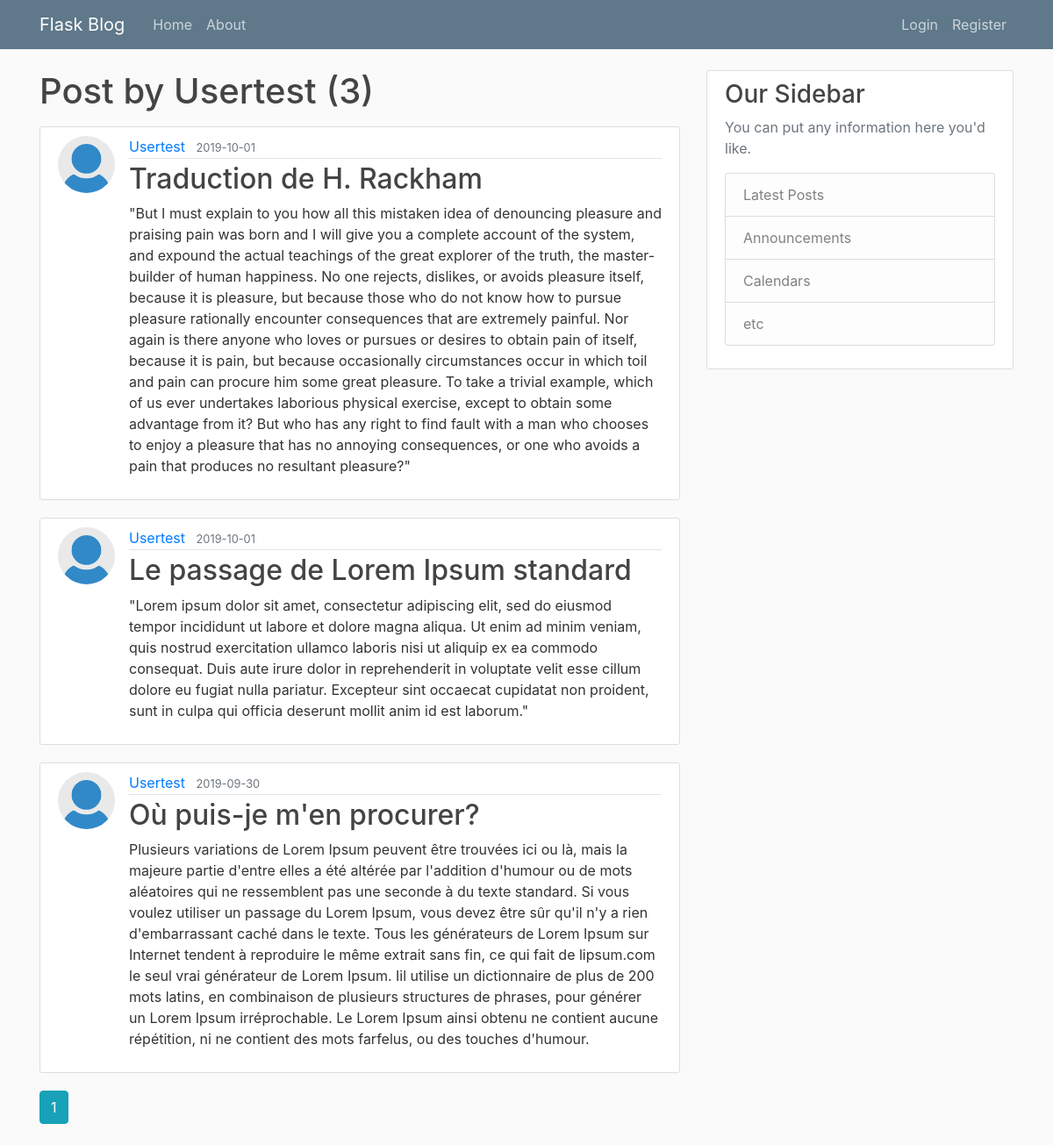
/user/Usertest, run on the app's committed database.
### flaskblog/models.py (models this page shows, shortened)
class User(db.Model, UserMixin):
  id = db.Column(db.Integer, primary_key=True)
  username = db.Column(db.String(20), unique=True, nullable=False)
  email = db.Column(db.String(120), unique=True, nullable=False)
  image_file = db.Column(db.String(20), nullable=False, default='default.jpg')
  password = db.Column(db.String(60), nullable=False)
  posts = db.relationship('Post', backref='author', lazy=True)

class Post(db.Model):
  id = db.Column(db.Integer, primary_key=True)
  title = db.Column(db.String(100), nullable=False)
  date_posted = db.Column(db.DateTime, nullable=False, default=datetime.utcnow)
  content = db.Column(db.String(255), nullable=False)
  user_id = db.Column(db.Integer, db.ForeignKey('user.id'), nullable=False)

### flaskblog/users/routes.py (the view)
@users.route('/user/<string:username>')
def user_posts(username):
    page = request.args.get('page', 1, type=int)
    user = User.query.filter_by(username=username).first_or_404()
    posts = Post.query.filter_by(author=user)\
            .order_by(Post.date_posted.desc())\
            .paginate(page=page, per_page=5)
    return render_template('posts/user_posts.html', title='User Post',posts=posts, user=user)

### flaskblog/templates/posts/user_posts.html
{% extends 'layouts/master.html' %}
{% block content %}
  <h1 class="mb-3">Post by {{ user.username }} ({{ posts.total }}) </h1>
  {% for post in posts.items %}
     <article class="media content-section">
      <img class="rounded-circle article-img" src="{{ url_for('static', filename = 'profile_pics/' + post.author.image_file) }}" alt="">
      <div class="media-body">
        <div class="article-metadata">
          <a class="mr-2" href="{{ url_for('users.user_posts', username=post.author.username) }}">{{ post.author.username }}</a>
          <small class="text-muted">{{ post.date_posted.strftime('%Y-%m-%d') }}</small>
        </div>
        <h2><a class="article-title" href="{{ url_for('posts.show_post', post_id=post.id) }}">{{ post.title }}</a></h2>
        <p class="article-content">{{ post.content }}</p>
      </div>
    </article>
  {% endfor %}
  {% for page_num in posts.iter_pages(left_edge=1, right_edge=2, left_current=1, right_current=2) %}
    {% if page_num %}
      {% if posts.pages == page_num %}
        <a class="btn btn-info mb-4" href="{{ url_for('users.user_posts', username=user.username, page=page_num) }}">{{ page_num }}</a>
       {% else %}
        <a class="btn btn-outline-info mb-4" href="{{ url_for('users.user_posts', username=user.username, page=page_num) }}">{{ page_num }}</a>
      {% endif %}
    {% else %}
      ...
    {% endif %}
  {% endfor %}
{% endblock %}

### flaskblog/static/css/main.css (style rules this page uses)
body { background: #fafafa; color: #333333; margin-top: 5rem; }
h1, h2, h3, h4, h5, h6 { color: #444444; }
.content-section { background: #ffffff; padding: 10px 20px; border: 1px solid #dddddd; border-radius: 3px; margin-bottom: 20px; }
.article-title { color: #444444; }
.article-content { white-space: pre-line; }
.article-img { height: 65px; width: 65px; margin-right: 16px; }
.article-metadata { padding-bottom: 1px; margin-bottom: 4px; border-bottom: 1px solid #e3e3e3 }

### data on the page
User: username "Usertest"
Post: image_file (placeholder picture), author.username "Usertest", date_posted "2019-10-01", title "Traduction de H. Rackham", content "\"But I must explain to you how all this mistaken idea of denouncing pleasure and praising pain was born and I will give you a complete account of the system, and expound the actual teachings of the great explorer of the truth, the master-builder of human happiness. No one rejects, dislikes, or avoids pleasure itself, because it is pleasure, but because those who do not know how to pursue pleasure rationally encounter consequences that are extremely painful. Nor again is there anyone who loves or pursues or desires to obtain pain of itself, because it is pain, but because occasionally circumstances occur in which toil and pain can procure him some great pleasure. To take a trivial example,…"
Post: image_file (placeholder picture), author.username "Usertest", date_posted "2019-10-01", title "Le passage de Lorem Ipsum standard", content "\"Lorem ipsum dolor sit amet, consectetur adipiscing elit, sed do eiusmod tempor incididunt ut labore et dolore magna aliqua. Ut enim ad minim veniam, quis nostrud exercitation ullamco laboris nisi ut aliquip ex ea commodo consequat. Duis aute irure dolor in reprehenderit in voluptate velit esse cillum dolore eu fugiat nulla pariatur. Excepteur sint occaecat cupidatat non proident, sunt in culpa qui officia deserunt mollit anim id est laborum.\""
Post: image_file (placeholder picture), author.username "Usertest", date_posted "2019-09-30", title "Où puis-je m'en procurer?", content "Plusieurs variations de Lorem Ipsum peuvent être trouvées ici ou là, mais la majeure partie d'entre elles a été altérée par l'addition d'humour ou de mots aléatoires qui ne ressemblent pas une seconde à du texte standard. Si vous voulez utiliser un passage du Lorem Ipsum, vous devez être sûr qu'il n'y a rien d'embarrassant caché dans le texte. Tous les générateurs de Lorem Ipsum sur Internet tendent à reproduire le même extrait sans fin, ce qui fait de lipsum.com le seul vrai générateur de Lorem Ipsum. Iil utilise un dictionnaire de plus de 200 mots latins, en combinaison de plusieurs structures de phrases, pour générer un Lorem Ipsum irréprochable. Le Lorem Ipsum ainsi obtenu ne contient…"

### other printed values
{{ posts.total }} "3"
{{ page_num }} "1"
